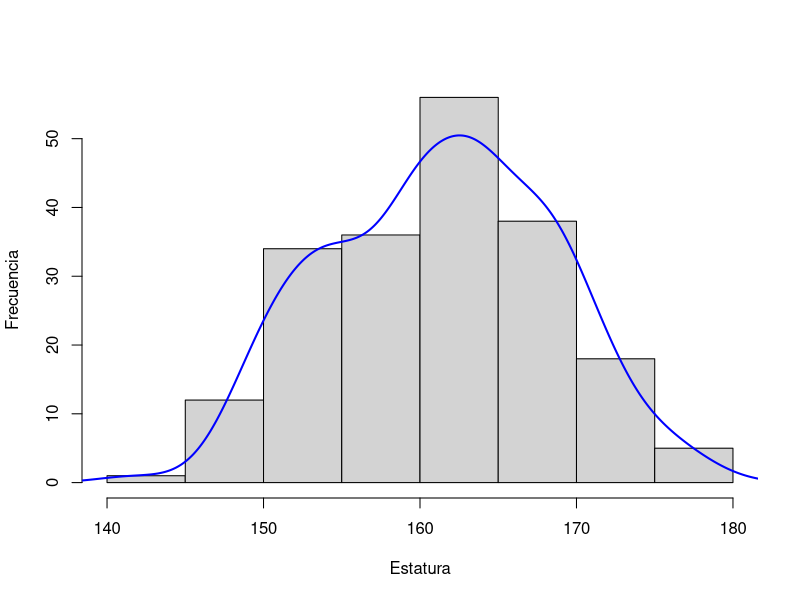
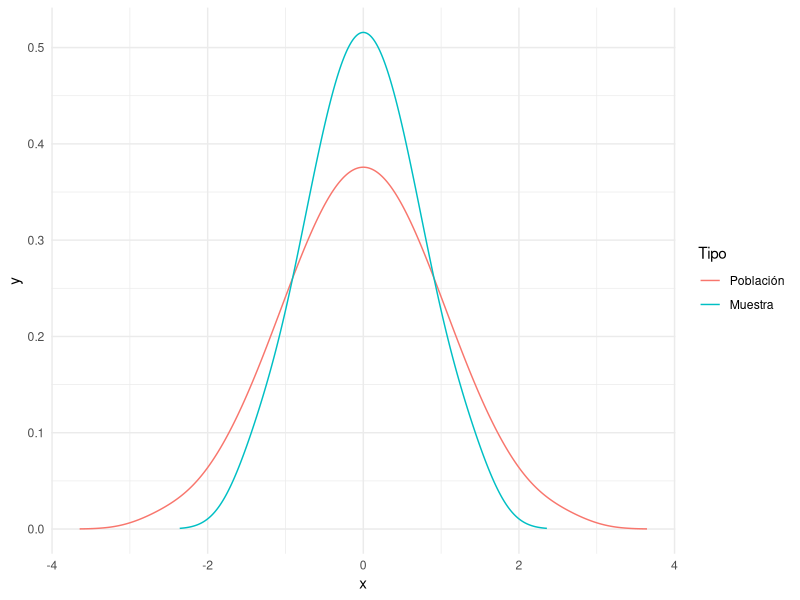

These figures' R source, in order: (Note: this script raises an error after producing the figures.)
## ---- chunk 1
library(bayestestR)
library(tidyverse)
estaturas <- distribution_normal(n=10000, mean=161, sd = 6.99)
 set.seed(1)
# Diferencias <- lapply(1:100, function(x){
#   sample(estaturas,40) %>% mean()
# }) %>% unlist
# Diferencias <- Diferencias-mean(estaturas)
muestras <- lapply(1:10, function(x){
  sample(estaturas,20)
}) %>% unlist
hist(muestras, main="",
     ylab='Frecuencia',xlab = "Estatura") ->h
multiplier <- h$counts/h$density
d <- density(muestras)
d$y <- d$y*multiplier[1]
lines(d, col = "blue", lwd = 2)
## ---- chunk 2
polulation <- distribution_normal(n=100, mean=0, sd = 1)
mySample <- distribution_normal(n=20, mean=0, sd = .7)

mySample %>% 
  density() %>%  # Compute density function
  as.data.frame() %>% 
  mutate(Tipo="Muestra") -> tmp
polulation %>% 
  density() %>% 
  as.data.frame() %>% 
  mutate(Tipo="Población") %>% 
  bind_rows(tmp) %>% 
  mutate(Tipo = fct_relevel(Tipo,"Población", "Muestra")) -> tmp
tmp %>% 
  ggplot(aes(x=x, y=y, color=Tipo)) +
  geom_line()+
  theme_minimal()
## ---- chunk 3
set.seed(1)
estaturas <- rnorm(n=1000, mean=161, sd = 6.99)
mySample <- sample (estaturas, size = 30) %>% round
#mySample <- distribution_normal(n=30, mean=162.45, sd=6.66) %>% round(digits=3)

#mySample <- sample(estaturas,size = 20) %>% round()
mean(mySample)
sd(mySample)
#paste0(mySample,collapse = ", ")
SE <- sd(mySample)/sqrt(length(mySample))
SE
## ---- chunk 4
conf68 <- c(mean(mySample)-SE, mean(mySample))
conf95 <- c(mean(mySample)-SE*1.96, mean(mySample) + SE*1.96)
conf99 <- c(mean(mySample)-SE*2.58, mean(mySample) + SE*2.58)
## ---- chunk 5
N <- 15
set.seed(1)
muestra.chica <- sample(estaturas, size=N) %>% round(digits=2)
paste0(muestra.chica,collapse = "; ") %>% str_replace_all("\\.",",")
mean(muestra.chica)
sd(muestra.chica)
SE <- sd(muestra.chica)/sqrt(N)
SE
VC <- qt(0.025,14)*SE
159.36+VC
159.36-VC

## ---- chunk 6
.format_dataframe_as_def_list(chapter = 5)
